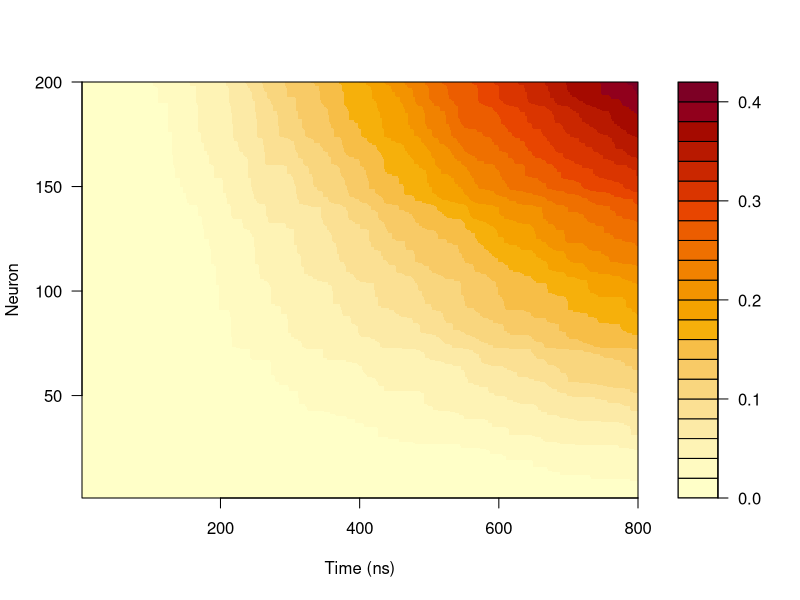
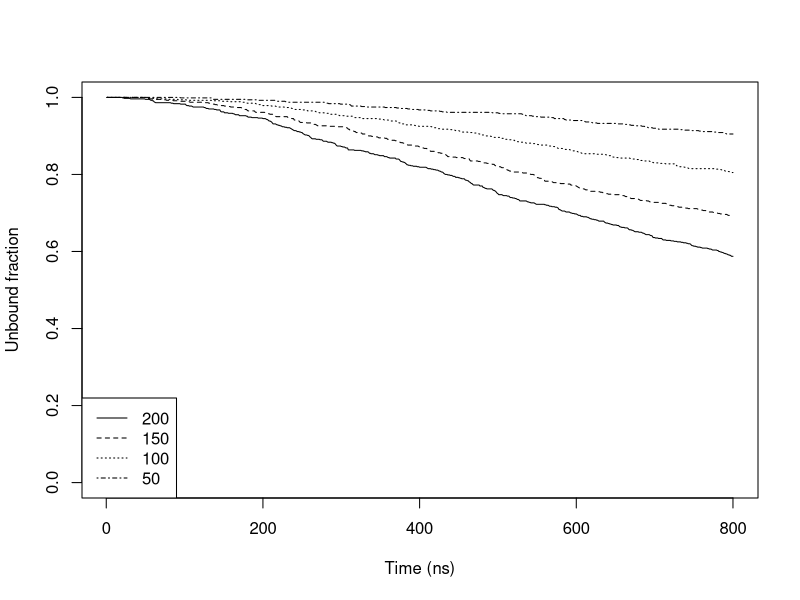
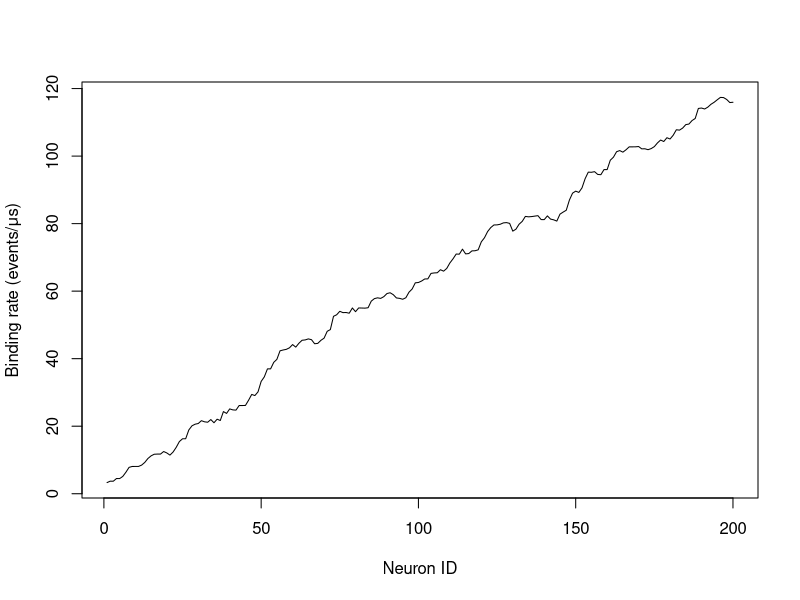
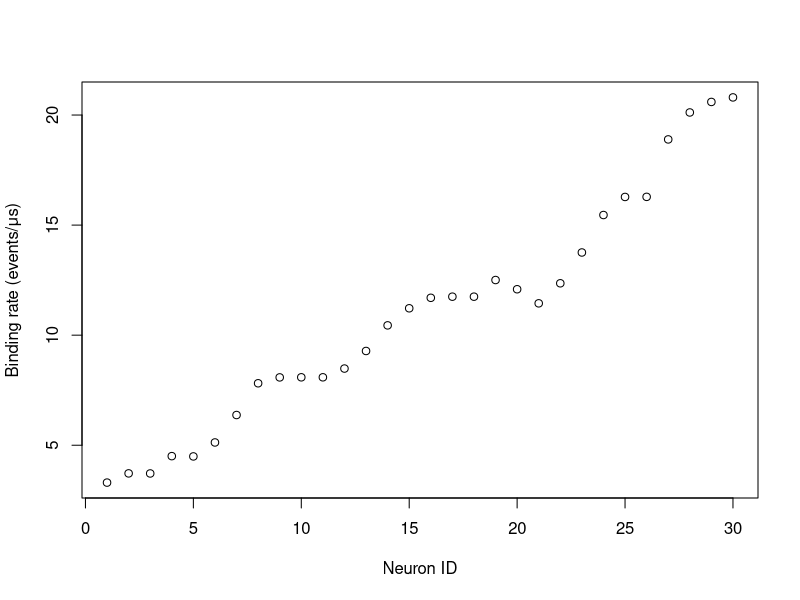

Recreate these plots in R, in order.
## ---- chunk 1
library(ggplot2)
## ---- chunk 2
uf <- as.matrix(read.table("data/Unbound_Fraction.txt"))
## ---- chunk 3
filled.contour(1:800, 1:200, t(1-uf), nlevels = 20,
	  xlab="Time (ns)", ylab="Neuron")

## ---- chunk 4
plot(uf[200,], type="l", xlab="Time (ns)", ylab="Unbound fraction", ylim=c(0,1))
lines(uf[150,], lty=2)
lines(uf[100,], lty=3)
lines(uf[50,],  lty=4)
legend("bottomleft", NULL, c(200,150,100,50), lty=1:4)
## ---- chunk 5
rates <- NULL
N <- 200
for(n in 1:N) {
	tmp <- data.frame(time=1:800, uf=uf[n,])
	ff <- lm(uf~time, tmp, time>400)
	rates <- rbind(rates, data.frame(n=n, rate=-N*ff$coefficients["time"]))
}

plot(1000*rates$rate, xlab="Neuron ID", ylab="Binding rate (events/μs)", type="l")
## ---- chunk 6
 plot(1000*rates$rate[1:30], xlab="Neuron ID", ylab="Binding rate (events/μs)")
